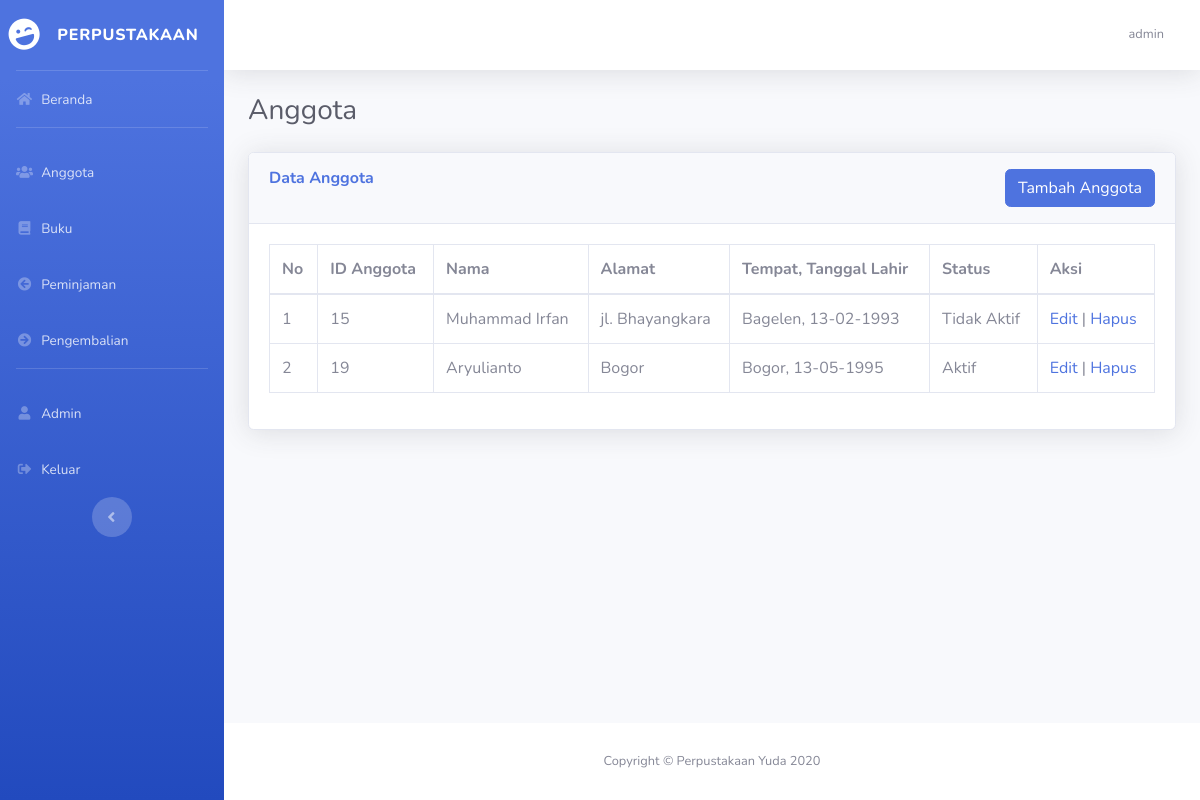
Page /anggota.php (signed in) on the committed database.
### tables this page shows
CREATE TABLE `anggota` (
  `id_anggota` int(3) NOT NULL,
  `nm_anggota` varchar(32) DEFAULT NULL,
  `alamat` text DEFAULT NULL,
  `ttl_anggota` text DEFAULT NULL,
  `status_anggota` varchar(1) DEFAULT NULL
);

### koneksi.php (called while the page is built, shortened)
<?php
function show_status($status) {
	if($status==1){
		return "Aktif";
	} elseif($status==2) {
		return "Tidak Aktif";
	} else {
		return "-";
	}
}
?>

### anggota.php (the view, shortened to what this page needs)
<!DOCTYPE html>
<html lang="en">
<head>
  <link href="sb-admin/vendor/fontawesome-free/css/all.min.css" rel="stylesheet" type="text/css">
  <link href="sb-admin/css/sb-admin-2.min.css" rel="stylesheet">
</head>
<body id="page-top">
  <div id="wrapper">
    <?php include("templates/sidebar.php");?>
    <div id="content-wrapper" class="d-flex flex-column">
      <div id="content">
        <?php include("templates/top-navbar.php");?>
        <div class="container-fluid">
            <h1 class="h3 mb-4 text-gray-800">Anggota</h1>
            <div class="card shadow mb-4">
                <div class="card-header py-3">
                    <h6 class="m-0 font-weight-bold text-primary float-left">Data Anggota</h6>
                    <a href="input_anggota.php" class="btn btn-primary float-right">Tambah Anggota</a>
                </div>
                <div class="card-body">
                    <div class="table-responsive">
                        <table class="table table-bordered" id="dataTable" width="100%" cellspacing="0">
                            <thead>
                                <tr>
                                    <th>No</th>
                                    <th>ID Anggota</th>
                                    <th>Nama</th>
                                    <th>Alamat</th>
                                    <th>Tempat, Tanggal Lahir</th>
                                    <th>Status</th>
                                    <th>Aksi</th>
                                </tr>
                            </thead>
                            <tbody>
                                <?php
                                    require_once __DIR__."/koneksi.php";
                                    $query  = "select * from anggota order by id_anggota";
                                    $sql  = mysqli_query($koneksi, $query);
                                    $no = 1;
                                    while ($data=mysqli_fetch_array($sql)) {
                                ?>
                                    <tr>
                                        <td><?php echo $no; ?></td>
                                        <td><?php echo $data['id_anggota'];?></td>
                                        <td><?php echo $data['nm_anggota'];?></td>
                                        <td><?php echo $data['alamat'];?></td>
                                        <td><?php echo $data['ttl_anggota'];?></td>
                                        <td><?php echo show_status($data['status_anggota']);?></td>
                                        <td>
                                        <a href="edit_anggota.php?id=<?php echo $data['id_anggota']; ?>">Edit</a> | <a href="hapus_anggota.php?id=<?php echo $data['id_anggota']; ?>">Hapus</a>
                                        </td>
                                    </tr>
                                <?php $no++; };?>
                            </tbody>
                        </table>
                    </div>
                </div>
            </div>
        </div>
      </div>
      <footer class="sticky-footer bg-white">
        <div class="container my-auto">
          <div class="copyright text-center my-auto">
            <span>Copyright &copy; Perpustakaan Yuda 2020</span>
          </div>
        </div>
      </footer>
    </div>
    </div>
</body>
</html>

### rows in the picture
anggota: id_anggota "15", nm_anggota "Muhammad Irfan", alamat "jl. Bhayangkara", ttl_anggota "Bagelen, 13-02-1993", status_anggota "Tidak Aktif"
anggota: id_anggota "19", nm_anggota "Aryulianto", alamat "Bogor", ttl_anggota "Bogor, 13-05-1995", status_anggota "Aktif"

### other values in the picture
$_SESSION['username'] "admin"
